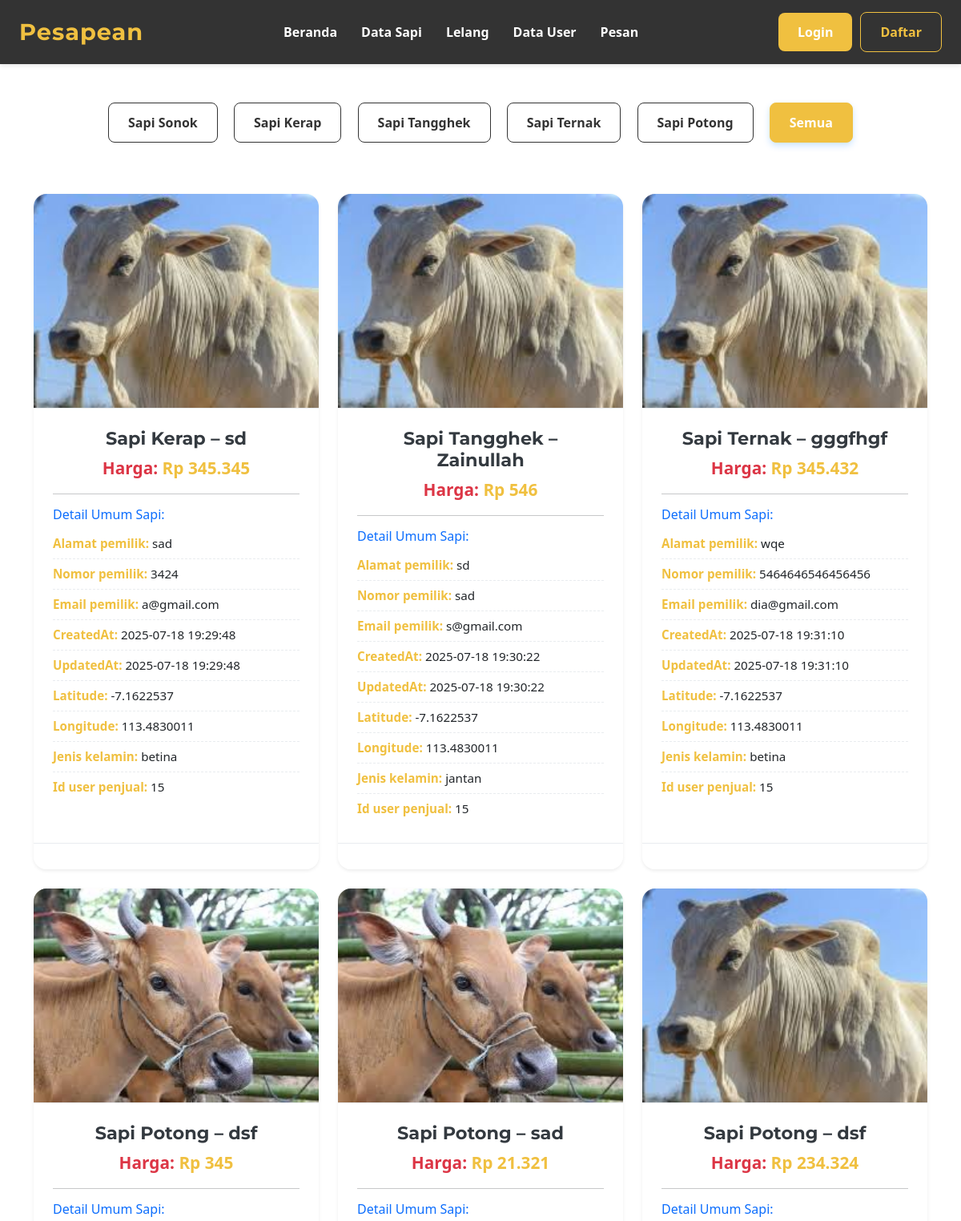
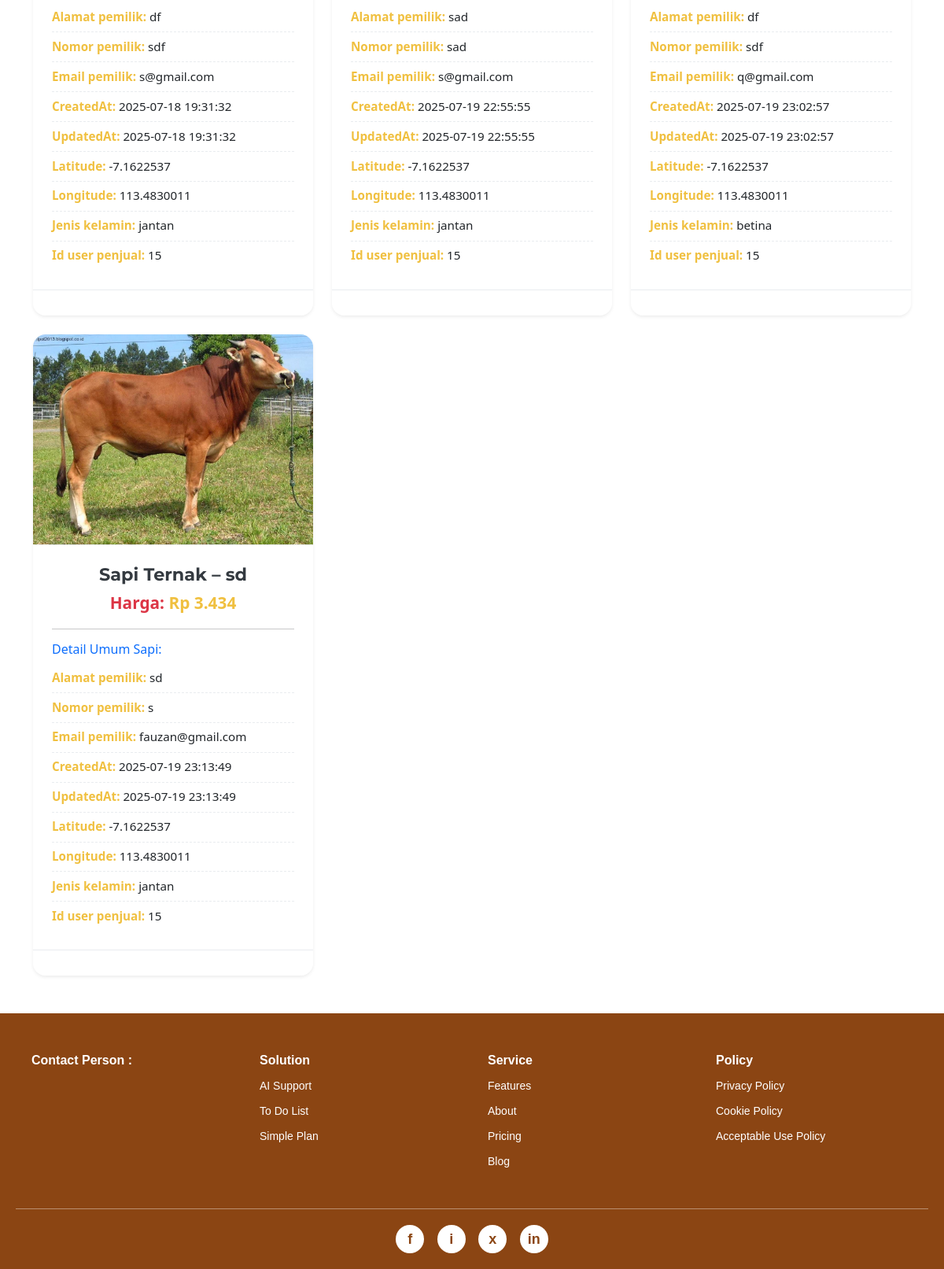
The page /admin/data_sapi.php on the database as committed earlier (2 pictures, top to bottom).
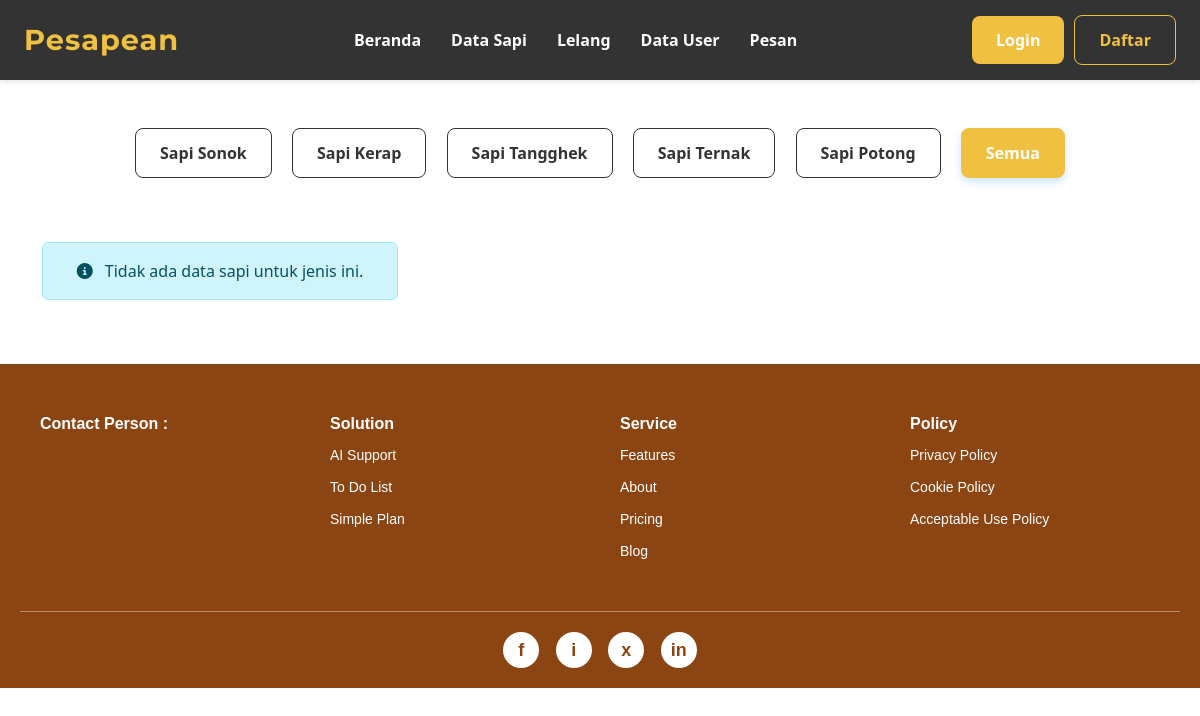
The same page on the database as committed later.
### tables this page shows
CREATE TABLE `data_sapi` (
  `id_sapi` int(11) NOT NULL,
  `id_macamSapi` int(11) DEFAULT NULL,
  `foto_sapi` varchar(255) DEFAULT NULL,
  `harga_sapi` int(11) DEFAULT NULL,
  `nama_pemilik` varchar(100) DEFAULT NULL,
  `alamat_pemilik` varchar(255) DEFAULT NULL,
  `nomor_pemilik` varchar(20) DEFAULT NULL,
  `email_pemilik` varchar(100) DEFAULT NULL,
  `createdAt` datetime DEFAULT NULL,
  `updatedAt` datetime DEFAULT NULL,
  `latitude` varchar(50) DEFAULT NULL,
  `longitude` varchar(50) DEFAULT NULL,
  `jenis_kelamin` enum('jantan','betina') DEFAULT NULL,
  `id_user_penjual` int(11) DEFAULT NULL
);

CREATE TABLE `macamsapi` (
  `id_macamSapi` int(11) NOT NULL,
  `name` varchar(100) DEFAULT NULL
);

### admin/data_sapi.php (the view, shortened to what the changed rows need)
<?php
include '../koneksi.php';
$jenis_filter = isset($_GET['jenis']) ? $_GET['jenis'] : 'all';
$jenis_map = [
    'sonok' => 1,
    'kerap' => 2,
    'tangghek' => 3,
    'ternak' => 4,
    'potong' => 5,
];
$query = "SELECT ds.*, ms.name AS jenis_sapi FROM data_sapi ds
          LEFT JOIN macamSapi ms ON ds.id_macamSapi = ms.id_macamSapi";
if ($jenis_filter != 'all' && isset($jenis_map[$jenis_filter])) {
    $id_m = $jenis_map[$jenis_filter];
    $stmt = mysqli_prepare($koneksi, $query . " WHERE ds.id_macamSapi = ?");
    mysqli_stmt_bind_param($stmt, "i", $id_m);
    mysqli_stmt_execute($stmt);
    $result = mysqli_stmt_get_result($stmt);
} else {
    $result = mysqli_query($koneksi, $query);
}
?>
<!DOCTYPE html>
<html lang="id">
<head>
    <link rel="stylesheet" href="../style.css">
    <link rel="stylesheet" href="https://cdnjs.cloudflare.com/ajax/libs/font-awesome/6.5.0/css/all.min.css" />
    <link href="https://cdn.jsdelivr.net/npm/bootstrap@5.3.3/dist/css/bootstrap.min.css" rel="stylesheet">
</head>
<body>
    <div class="text-center mt-3">
        <?php foreach ($jenis_map as $jk => $idm): ?>
            <a href="?jenis=<?= $jk ?>" class="btn btn-filter <?= ($jenis_filter == $jk) ? 'active' : '' ?>">
                Sapi <?= ucfirst($jk) ?>
            </a>
        <?php endforeach; ?>
        <a href="?jenis=all" class="btn btn-filter <?= ($jenis_filter == 'all') ? 'active' : '' ?>">
            Semua
        </a>
    </div>
    <div class="container mt-4">
        <div class="row row-cols-1 row-cols-md-2 row-cols-lg-3 g-4">
            <?php if (mysqli_num_rows($result) > 0): ?>
                <?php while ($r = mysqli_fetch_assoc($result)): ?>
                    <div class="col">
                        <div class="card h-100 shadow-sm custom-card">
                            <div class="card-img-top-container">
                                <?php if (!empty($r['foto_sapi']) && file_exists("../uploads_sapi/{$r['foto_sapi']}")): ?>
                                    <img src="../uploads_sapi/<?= htmlspecialchars($r['foto_sapi']) ?>" class="card-img-top" alt="Foto Sapi <?= htmlspecialchars($r['jenis_sapi']) ?>">
                                <?php else: ?>
                                    <div class="no-image-placeholder">
                                        <i class="fas fa-image"></i><span>Tidak ada foto</span>
                                    </div>
                                <?php endif; ?>
                            </div>
                            <div class="card-body">
                                <h5 class="card-title text-center mb-2"><?= htmlspecialchars($r['jenis_sapi'] ?? '') ?> – <?= htmlspecialchars($r['nama_pemilik'] ?? '') ?></h5>
                                <p class="card-text text-center price-tag">
                                    <strong style="color:var(--danger-color);">Harga:</strong> Rp <?= number_format($r['harga_sapi'] ?? 0, 0, ',', '.') ?>
                                </p>
                                <hr class="my-3">
                                <h6 class="text-primary mb-2">Detail Umum Sapi:</h6>
                                <ul class="list-unstyled detail-list">
                                    <?php
                                    $excluded_keys = ['id_sapi', 'id_macamSapi', 'foto_sapi', 'harga_sapi', 'jenis_sapi', 'nama_pemilik', 'contact_person'];
                                    foreach ($r as $key => $val):
                                        if (!in_array($key, $excluded_keys)):
                                            $display_key = ucfirst(str_replace('_', ' ', $key));
                                            echo "<li><strong>" . htmlspecialchars($display_key) . ":</strong> " . htmlspecialchars($val ?? '') . "</li>";
                                        endif;
                                    endforeach;
                                    ?>
                                </ul>
                            </div>
                            <div class="card-footer text-center">
                            </div>
                        </div>
                    </div>
                <?php endwhile; ?>
            <?php else: ?>
                <div class="col-12">
                    <div class="alert alert-info text-center" role="alert">
                        <i class="fas fa-info-circle me-2"></i> Tidak ada data sapi untuk jenis ini.
                    </div>
                </div>
            <?php endif; ?>
        </div>
    </div>
</body>
</html>

Rows that differ between the two databases and show on the page:
removed data_sapi: foto_sapi (picture), id_macamSapi.name "Sapi Kerap", nama_pemilik "sd", harga_sapi "345.345", display_key "Alamat pemilik", alamat_pemilik "sad", display_key "Nomor pemilik", nomor_pemilik "3424", display_key "Email pemilik", email_pemilik "a@gmail.com", display_key "CreatedAt", createdAt "2025-07-18 19:29:48", display_key "UpdatedAt", updatedAt "2025-07-18 19:29:48", display_key "Latitude", latitude "-7.1622537", display_key "Longitude", longitude "113.4830011", display_key "Jenis kelamin", jenis_kelamin "betina", display_key "Id user penjual", id_user_penjual "15"
removed data_sapi: foto_sapi (picture), id_macamSapi.name "Sapi Tangghek", nama_pemilik "Zainullah", harga_sapi "546", display_key "Alamat pemilik", alamat_pemilik "sd", display_key "Nomor pemilik", nomor_pemilik "sad", display_key "Email pemilik", email_pemilik "s@gmail.com", display_key "CreatedAt", createdAt "2025-07-18 19:30:22", display_key "UpdatedAt", updatedAt "2025-07-18 19:30:22", display_key "Latitude", latitude "-7.1622537", display_key "Longitude", longitude "113.4830011", display_key "Jenis kelamin", jenis_kelamin "jantan", display_key "Id user penjual", id_user_penjual "15"
removed data_sapi: foto_sapi (picture), id_macamSapi.name "Sapi Ternak", nama_pemilik "gggfhgf", harga_sapi "345.432", display_key "Alamat pemilik", alamat_pemilik "wqe", display_key "Nomor pemilik", nomor_pemilik "5464646546456456", display_key "Email pemilik", email_pemilik "dia@gmail.com", display_key "CreatedAt", createdAt "2025-07-18 19:31:10", display_key "UpdatedAt", updatedAt "2025-07-18 19:31:10", display_key "Latitude", latitude "-7.1622537", display_key "Longitude", longitude "113.4830011", display_key "Jenis kelamin", jenis_kelamin "betina", display_key "Id user penjual", id_user_penjual "15"
removed data_sapi: foto_sapi (picture), id_macamSapi.name "Sapi Potong", nama_pemilik "dsf", harga_sapi "345", display_key "Alamat pemilik", alamat_pemilik "df", display_key "Nomor pemilik", nomor_pemilik "sdf", display_key "Email pemilik", email_pemilik "s@gmail.com", display_key "CreatedAt", createdAt "2025-07-18 19:31:32", display_key "UpdatedAt", updatedAt "2025-07-18 19:31:32", display_key "Latitude", latitude "-7.1622537", display_key "Longitude", longitude "113.4830011", display_key "Jenis kelamin", jenis_kelamin "jantan", display_key "Id user penjual", id_user_penjual "15"
removed data_sapi: foto_sapi (picture), id_macamSapi.name "Sapi Potong", nama_pemilik "sad", harga_sapi "21.321", display_key "Alamat pemilik", alamat_pemilik "sad", display_key "Nomor pemilik", nomor_pemilik "sad", display_key "Email pemilik", email_pemilik "s@gmail.com", display_key "CreatedAt", createdAt "2025-07-19 22:55:55", display_key "UpdatedAt", updatedAt "2025-07-19 22:55:55", display_key "Latitude", latitude "-7.1622537", display_key "Longitude", longitude "113.4830011", display_key "Jenis kelamin", jenis_kelamin "jantan", display_key "Id user penjual", id_user_penjual "15"
removed data_sapi: foto_sapi (picture), id_macamSapi.name "Sapi Potong", nama_pemilik "dsf", harga_sapi "234.324", display_key "Alamat pemilik", alamat_pemilik "df", display_key "Nomor pemilik", nomor_pemilik "sdf", display_key "Email pemilik", email_pemilik "q@gmail.com", display_key "CreatedAt", createdAt "2025-07-19 23:02:57", display_key "UpdatedAt", updatedAt "2025-07-19 23:02:57", display_key "Latitude", latitude "-7.1622537", display_key "Longitude", longitude "113.4830011", display_key "Jenis kelamin", jenis_kelamin "betina", display_key "Id user penjual", id_user_penjual "15"
removed data_sapi: foto_sapi (picture), id_macamSapi.name "Sapi Ternak", nama_pemilik "sd", harga_sapi "3.434", display_key "Alamat pemilik", alamat_pemilik "sd", display_key "Nomor pemilik", nomor_pemilik "s", display_key "Email pemilik", email_pemilik "fauzan@gmail.com", display_key "CreatedAt", createdAt "2025-07-19 23:13:49", display_key "UpdatedAt", updatedAt "2025-07-19 23:13:49", display_key "Latitude", latitude "-7.1622537", display_key "Longitude", longitude "113.4830011", display_key "Jenis kelamin", jenis_kelamin "jantan", display_key "Id user penjual", id_user_penjual "15"
Other text that changed with them:
text now shown: "Tidak ada data sapi untuk jenis ini."
